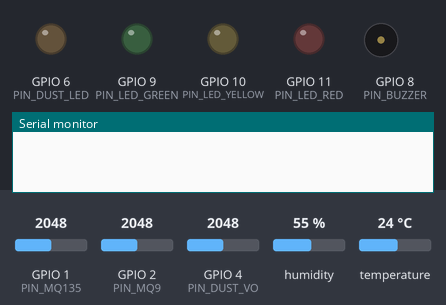
This sketch was run on a simulated ESP32-S3. On the bench: output pins drawn as LEDs (lit = HIGH), buzzer (waves = sounding, pin HIGH), the last lines printed to the serial monitor. The test bench sets the inputs (shaded band); at power-on: GPIO 1 (PIN_MQ135) = 2048, GPIO 2 (PIN_MQ9) = 2048, GPIO 4 (PIN_DUST_VO) = 2048, humidity 55 %, temperature 24 °C. WiFi joins after 1.5 s; servers stay silent unless stated; uploads are accepted with an empty reply; random numbers use the default seed unless the sketch sets one; no MQTT or app messages arrive unless stated.

Above: at 0.0 s.
At 0.8 s:
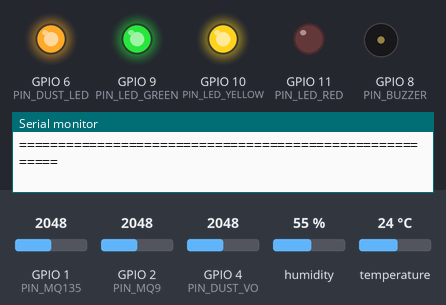
At 1.3 s:
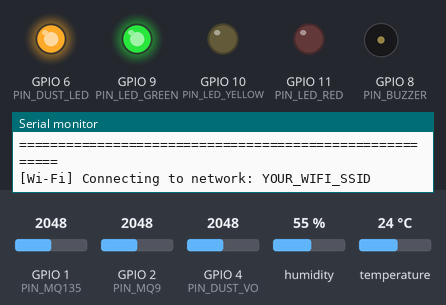
At 3.1 s:
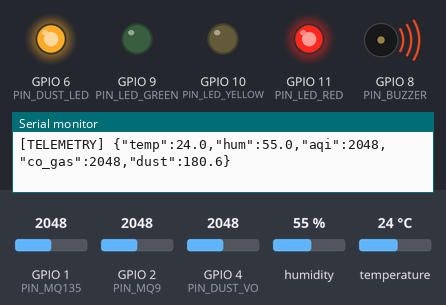
Timing chart, 0 to 4.6 s (numbered marks = the images above):
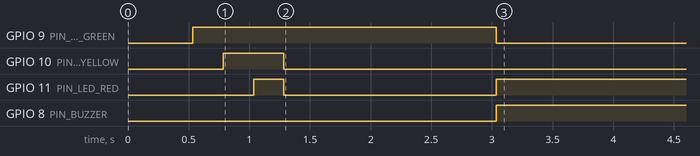

Measured:
- by itself, GPIO 9 (PIN_LED_GREEN): HIGH → LOW at 3.0 s
- by itself, GPIO 11 (PIN_LED_RED): HIGH → LOW at 1.3 s, → HIGH 1.7 s later
- by itself, GPIO 8 (PIN_BUZZER): LOW → HIGH at 3.0 s

The sketch:

esp32_airguard.ino
```cpp
/**
 * ============================================================================
 * Project: AirGuard IoT - Smart Environmental & Gas Safety Station
 * Target Microcontroller: ESP32-S3 (ESP32-S3-DevKitC-1 / WROOM-1)
 * Architecture: Dual-Sink Hybrid (MQTT Live Stream + Supabase Persistent Cloud)
 * Development Environment: Arduino IDE 2.x
 * ============================================================================
 *
 * DESCRIPTION:
 *   An all-in-one IoT edge firmware running on the dual-core ESP32-S3.
 *   This sketch implements a high-performance Dual-Sink fan-out architecture:
 *     1. SINK 1 (Hot Path - Low Latency): Publishes telemetry every 3 seconds
 *        over MQTT (port 1883) to a cloud broker for sub-100ms browser gauge animation.
 *     2. SINK 2 (Cold Path - Durable Storage): Posts telemetry every 15 seconds
 *        over HTTPS REST directly to Supabase Postgres for permanent logging
 *        and on-load chart backfill, preserving free-tier quotas and avoiding TLS lag.
 *     3. Autonomous On-Site Actuation: Evaluates pollutant thresholds locally to
 *        trigger the active acoustic buzzer and tri-color safety LEDs (Green/Yellow/Red).
 *     4. Reserved ADC1 hook (GPIO 5) for Phase 2 ME2-O2 electrochemical sensing.
 *
 * SENSOR HARDWARE PINOUT (ADC1 EXCLUSIVE FOR WI-FI COEXISTENCE):
 *   - MQ-135 Air Quality Sensor: GPIO 1 (ADC1_CH0) via 1kΩ/2kΩ divider
 *   - MQ-9 CO & Flammable Gas:   GPIO 2 (ADC1_CH1) via 1kΩ/2kΩ divider
 *   - Sharp GP2Y1010AU0F Dust:   GPIO 4 (ADC1_CH3) & GPIO 6 (Pulse Trigger)
 *   - DHT11 / DHT22 Climate:     GPIO 7 (Digital One-Wire)
 *   - Active Acoustic Buzzer:    GPIO 8 (Digital Output)
 *   - Tri-Color Safety LEDs:     GPIO 9 (Green), GPIO 10 (Yellow), GPIO 11 (Red)
 *   - [Phase 2 Reserved] O2:     GPIO 5 (ADC1_CH4)
 *
 * ACADEMIC METADATA:
 *   Course: CSE402 - Internet of Things Lab (Autumn 2026)
 *   Institution: University of Information Technology and Sciences (UITS)
 *   Department: Department of Computer Science & Engineering (CSE)
 *   Team Members:
 *     1. MD. Fahad Rahman (Team Leader) - ID: 0432320005101071
 *     2. Zannatul Nayem                 - ID: 0432320005101063
 *     3. Shafayet Hossain Shafin        - ID: 0432320005101088
 *   Batch: 54th Batch | Section: 6B1
 * ============================================================================
 */

// ============================================================================
// REQUIRED LIBRARIES
// ============================================================================
// Install via Arduino IDE Library Manager:
//   1. "PubSubClient" by Nick O'Leary (v2.8.0 or later)
//   2. "DHT sensor library" by Adafruit (v1.4.4 or later)
//   3. "Adafruit Unified Sensor" by Adafruit (dependency for DHT)
#include <WiFi.h>              // Native ESP32 Wi-Fi stack
#include <WiFiClientSecure.h>  // TLS/HTTPS client for Supabase REST API
#include <HTTPClient.h>        // HTTP REST client for Supabase POSTs
#include <PubSubClient.h>      // Lightweight MQTT client protocol library
#include <DHT.h>               // Digital temperature & humidity sensor driver

// ============================================================================
// 1. PIN DEFINITIONS & CHANNEL ALLOCATIONS (ESP32-S3)
// ============================================================================

// --- Analog Inputs (Strictly assigned to ADC1 for Wi-Fi coexistence) ---
#define PIN_MQ135        1   // ESP32-S3 GPIO 1 (ADC1_CH0): MQ-135 Air Quality Analog Voltage
#define PIN_MQ9          2   // ESP32-S3 GPIO 2 (ADC1_CH1): MQ-9 CO & Flammable Gas Analog Voltage
#define PIN_DUST_VO      4   // ESP32-S3 GPIO 4 (ADC1_CH3): Sharp GP2Y1010AU0F Analog Output (V0)
// #define PIN_O2        5   // ESP32-S3 GPIO 5 (ADC1_CH4): Reserved for Phase 2 ME2-O2 Sensor

// --- Digital Actuators & Control Pins ---
#define PIN_DUST_LED     6   // ESP32-S3 GPIO 6: Sharp GP2Y1010AU0F Optical IRED Trigger Pin
#define PIN_DHT          7   // ESP32-S3 GPIO 7: DHT11 / DHT22 Digital One-Wire Data Bus
#define PIN_BUZZER       8   // ESP32-S3 GPIO 8: Active 5V/3.3V Acoustic Buzzer Signal Pin
#define PIN_LED_GREEN    9   // ESP32-S3 GPIO 9: Green LED (Normal / Safe Atmospheric Level)
#define PIN_LED_YELLOW   10  // ESP32-S3 GPIO 10: Yellow LED (Warning / Elevated Contaminant Level)
#define PIN_LED_RED      11  // ESP32-S3 GPIO 11: Red LED (Critical Danger / Evacuate Alert)

// ============================================================================
// 2. NETWORK, MQTT BROKER & SUPABASE CONFIGURATION
// ============================================================================

// Replace with your local 2.4 GHz Wi-Fi hotspot credentials:
const char* WIFI_SSID       = "YOUR_WIFI_SSID";       // 2.4 GHz Wi-Fi Network Name
const char* WIFI_PASSWORD   = "YOUR_WIFI_PASSWORD";   // Wi-Fi Password

// --- Sink 1: MQTT Broker Configuration (Hot Path) ---
const char* MQTT_BROKER     = "broker.hivemq.com";
const int   MQTT_PORT       = 1883;                     // Standard unencrypted MQTT port
const char* MQTT_TOPIC_PUB  = "airguard/telemetry";     // Publish topic for web telemetry

// --- Sink 2: Supabase Cloud Configuration (Cold Path) ---
const char* SUPABASE_URL    = "https://zamvuyyqfwehxlnijeat.supabase.co/rest/v1/telemetry";
const char* SUPABASE_KEY    = "sb_publishable_4YDEh6TVbN9LtMtdz8QsHw_VuIT3Bpt";

// Network client objects
WiFiClient espClient;
PubSubClient mqttClient(espClient);

// ============================================================================
// 3. SENSOR CALIBRATION, CADENCE & THRESHOLD CONSTANTS
// ============================================================================

// DHT Sensor Configuration (DHT11 or DHT22)
#define DHTTYPE DHT11
DHT dht(PIN_DHT, DHTTYPE);

// Dual-Cadence Timing Scheduling:
// 1. MQTT Hot Path: Sample & publish every 3,000ms (3 seconds) for responsive dials
// 2. Supabase Cold Path: Commit to database every 15,000ms (15 seconds / every 5th cycle)
unsigned long lastSampleTime    = 0;
const unsigned long SAMPLE_INTERVAL = 3000;

unsigned long lastSupabaseTime  = 0;
const unsigned long SUPABASE_INTERVAL = 15000;

// Safety Thresholds (based on 12-bit ADC range: 0 to 4095)
const int THRESHOLD_MQ135_WARN   = 1200;  // Moderate air pollution / volatile organic vapor warning
const int THRESHOLD_MQ135_DANGER = 2000;  // Hazardous air pollution / heavy smoke danger
const int THRESHOLD_MQ9_WARN     = 1000;  // Elevated Carbon Monoxide (CO) concentration warning
const int THRESHOLD_MQ9_DANGER   = 1600;  // Dangerous CO / combustible gas leak (Immediate Alarm)

// Sharp GP2Y1010AU0F Optical Pulse Timing Constants (Microseconds)
const int DUST_SAMPLE_TIME_US    = 280;   // Wait 280µs after turning LED ON before reading ADC
const int DUST_DELTA_TIME_US     = 40;    // Remaining ON time (320µs total ON duration)
const int DUST_SLEEP_TIME_US     = 9680;  // Off duration before next cycle (10ms total period)

// ============================================================================
// 4. FUNCTION DECLARATIONS & IMPLEMENTATIONS
// ============================================================================

/**
 * @brief Connects the ESP32-S3 to the designated 2.4 GHz Wi-Fi hotspot.
 * Non-fatal: If connection fails, system continues local monitoring and alarms.
 */
void setupWiFi() {
  delay(10);
  Serial.println();
  Serial.print(F("[Wi-Fi] Connecting to network: "));
  Serial.println(WIFI_SSID);

  WiFi.mode(WIFI_STA);  // Set ESP32-S3 as a Wi-Fi Station
  WiFi.begin(WIFI_SSID, WIFI_PASSWORD);

  // Attempt connection for up to 10 seconds (20 iterations * 500ms)
  int attempts = 0;
  while (WiFi.status() != WL_CONNECTED && attempts < 20) {
    delay(500);
    Serial.print(F("."));
    attempts++;
  }

  if (WiFi.status() == WL_CONNECTED) {
    Serial.println();
    Serial.println(F("[Wi-Fi] Connection successful!"));
    Serial.print(F("[Wi-Fi] IP Address assigned: "));
    Serial.println(WiFi.localIP());
  } else {
    Serial.println();
    Serial.println(F("[Wi-Fi] Connection timed out. Running in standalone local alarm mode."));
  }
}

/**
 * @brief Connects / reconnects to the MQTT broker with a randomized client ID.
 * Non-blocking: returns promptly if broker is unreachable to avoid freezing local alarms.
 */
void reconnectMQTT() {
  if (WiFi.status() != WL_CONNECTED) return;

  if (!mqttClient.connected()) {
    Serial.print(F("[MQTT] Attempting broker connection ("));
    Serial.print(MQTT_BROKER);
    Serial.print(F(")... "));

    String clientId = "AirGuard-ESP32S3-" + String(random(0xffff), HEX);

    if (mqttClient.connect(clientId.c_str())) {
      Serial.println(F("Connected!"));
      Serial.print(F("[MQTT] Telemetry will be published to: "));
      Serial.println(MQTT_TOPIC_PUB);
    } else {
      Serial.print(F("Failed (state: "));
      Serial.print(mqttClient.state());
      Serial.println(F("). Will retry in next loop cycle."));
    }
  }
}

/**
 * @brief Posts a single telemetry reading over HTTPS REST directly to Supabase Postgres.
 * Features:
 *   - Uses WiFiClientSecure with setInsecure() for zero-overhead TLS.
 *   - Enforces a 1500ms timeout to prevent network lag from stalling buzzer/LEDs.
 *   - Sends 'Prefer: return=minimal' header to eliminate server response body transfer.
 *
 * @param jsonPayload The formatted telemetry JSON string
 */
void postToSupabase(const String& jsonPayload) {
  if (WiFi.status() != WL_CONNECTED) {
    return; // Cannot post without active Wi-Fi link
  }

  WiFiClientSecure clientSecure;
  clientSecure.setInsecure(); // Skip certificate fingerprint verification for prototype agility
  clientSecure.setTimeout(2); // 2-second socket timeout

  HTTPClient http;
  http.setTimeout(1500); // 1.5 seconds maximum HTTP transaction timeout

  if (http.begin(clientSecure, SUPABASE_URL)) {
    http.addHeader("Content-Type", "application/json");
    http.addHeader("apikey", SUPABASE_KEY);
    http.addHeader("Authorization", String("Bearer ") + SUPABASE_KEY);
    http.addHeader("Prefer", "return=minimal"); // Ask Supabase for empty 201 response

    int httpCode = http.POST(jsonPayload);

    if (httpCode == HTTP_CODE_CREATED || httpCode == HTTP_CODE_OK || httpCode == 204) {
      Serial.println(F("[Supabase] Reading committed to Postgres table (201 Created)."));
    } else {
      Serial.print(F("[Supabase] HTTP Error Code: "));
      Serial.println(httpCode);
    }
    http.end();
  } else {
    Serial.println(F("[Supabase] Unable to connect to host endpoint."));
  }
}

/**
 * @brief Executes the precision optical pulse sequence for the Sharp GP2Y1010AU0F.
 *
 * Hardware Sequence:
 *   1. Drive LED pulse pin LOW (activates optical infrared emitter diode).
 *   2. Wait exactly 280 microseconds for stable optical reflection.
 *   3. Read analog output voltage on ADC1 (GPIO 4).
 *   4. Wait 40 microseconds, then drive LED pulse pin HIGH (deactivates emitter).
 *   5. Wait 9680 microseconds (completes 10ms cycle).
 *   6. Convert raw ADC reading into particulate concentration in µg/m³.
 *
 * @return float Particulate matter dust density in µg/m³
 */
float readDustDensity() {
  // Step 1: Turn ON dust sensor IRED (Active LOW circuit)
  digitalWrite(PIN_DUST_LED, LOW);
  delayMicroseconds(DUST_SAMPLE_TIME_US);

  // Step 2: Sample analog output voltage from internal phototransistor
  int voRaw = analogRead(PIN_DUST_VO);
  delayMicroseconds(DUST_DELTA_TIME_US);

  // Step 3: Turn OFF dust sensor IRED
  digitalWrite(PIN_DUST_LED, HIGH);
  delayMicroseconds(DUST_SLEEP_TIME_US);

  // Step 4: Convert 12-bit ADC value (0-4095) to actual sensor voltage (0 - 3.3V)
  float voVoltage = voRaw * (3.3 / 4095.0);

  // Step 5: Convert voltage to dust density using Sharp's empirical linear approximation:
  // Formula: Density (mg/m³) = 0.17 * Voltage - 0.1
  // Multiply by 1000 to convert mg/m³ to µg/m³
  float dustDensity = (0.17 * voVoltage - 0.1) * 1000.0;

  // Clamp negative baseline offset to 0.0 µg/m³
  if (dustDensity < 0.0) {
    dustDensity = 0.0;
  }

  return dustDensity;
}

/**
 * @brief Evaluates sensor readings against safety limits and triggers local alarms.
 *
 * Logic Matrix:
 *   - CRITICAL DANGER: (MQ-135 > DANGER) OR (MQ-9 > DANGER)
 *     -> Red LED ON, Yellow OFF, Green OFF, Buzzer ON (Continuous Emergency Siren)
 *   - WARNING: (MQ-135 > WARN) OR (MQ-9 > WARN)
 *     -> Yellow LED ON, Red OFF, Green OFF, Buzzer OFF
 *   - SAFE / NORMAL: All parameters within safe limits
 *     -> Green LED ON, Yellow OFF, Red OFF, Buzzer OFF
 *
 * @param mq135Val 12-bit ADC reading from MQ-135 Air Quality Sensor
 * @param mq9Val   12-bit ADC reading from MQ-9 CO & Flammable Gas Sensor
 */
void updateAlarms(int mq135Val, int mq9Val) {
  bool isDanger = (mq135Val >= THRESHOLD_MQ135_DANGER) ||
                  (mq9Val >= THRESHOLD_MQ9_DANGER);

  bool isWarning = (!isDanger) &&
                   ((mq135Val >= THRESHOLD_MQ135_WARN) || (mq9Val >= THRESHOLD_MQ9_WARN));

  if (isDanger) {
    // Critical hazard condition: Activate Red LED and acoustic siren
    digitalWrite(PIN_LED_RED, HIGH);
    digitalWrite(PIN_LED_YELLOW, LOW);
    digitalWrite(PIN_LED_GREEN, LOW);
    digitalWrite(PIN_BUZZER, HIGH);
  } else if (isWarning) {
    // Elevated contaminant condition: Activate Yellow caution LED
    digitalWrite(PIN_LED_RED, LOW);
    digitalWrite(PIN_LED_YELLOW, HIGH);
    digitalWrite(PIN_LED_GREEN, LOW);
    digitalWrite(PIN_BUZZER, LOW);
  } else {
    // Normal healthy condition: Activate Green LED, silence buzzer
    digitalWrite(PIN_LED_RED, LOW);
    digitalWrite(PIN_LED_YELLOW, LOW);
    digitalWrite(PIN_LED_GREEN, HIGH);
    digitalWrite(PIN_BUZZER, LOW);
  }
}

// ============================================================================
// 5. ARDUINO SETUP ROUTINE
// ============================================================================
void setup() {
  // Initialize USB Serial interface for PC debugging & terminal logging
  Serial.begin(115200);
  delay(500); // Allow hardware USB CDC enumeration

  // Configure digital output control pins
  pinMode(PIN_DUST_LED, OUTPUT);
  pinMode(PIN_BUZZER, OUTPUT);
  pinMode(PIN_LED_GREEN, OUTPUT);
  pinMode(PIN_LED_YELLOW, OUTPUT);
  pinMode(PIN_LED_RED, OUTPUT);

  // Set initial safe actuator states
  digitalWrite(PIN_DUST_LED, HIGH); // Sharp sensor IRED is idle OFF (Active LOW)
  digitalWrite(PIN_BUZZER, LOW);     // Buzzer silenced initially

  // Configure ESP32-S3 ADC attenuation:
  // ADC_11db provides full-scale voltage measurement from 0V up to ~3.1V–3.3V
  analogSetAttenuation(ADC_11db);

  // Initialize the digital DHT climate sensor
  dht.begin();

  // Print system header banner
  Serial.println(F("\n========================================================"));
  Serial.println(F("    AirGuard IoT - ESP32-S3 Environmental Station"));
  Serial.println(F("    Architecture: Dual-Sink Hybrid (MQTT + Supabase)"));
  Serial.println(F("========================================================"));
  Serial.println(F("Processor: Dual-Core Xtensa LX7 @ 240MHz"));
  Serial.println(F("Sensors Active: MQ-135, MQ-9 (CO/Gas), Sharp Dust, DHT11"));
  Serial.println(F("Sink 1: MQTT Live Telemetry every 3 seconds"));
  Serial.println(F("Sink 2: Supabase Postgres Telemetry every 15 seconds"));
  Serial.println(F("========================================================"));

  // Perform self-test visual LED sequence upon boot
  digitalWrite(PIN_LED_GREEN, HIGH);
  delay(250);
  digitalWrite(PIN_LED_YELLOW, HIGH);
  delay(250);
  digitalWrite(PIN_LED_RED, HIGH);
  delay(250);
  digitalWrite(PIN_LED_YELLOW, LOW);
  digitalWrite(PIN_LED_RED, LOW); // Retain Green LED ON

  // Establish Wi-Fi network connectivity
  setupWiFi();

  // Configure MQTT broker endpoint and port
  mqttClient.setServer(MQTT_BROKER, MQTT_PORT);

  Serial.println(F("[SYSTEM] Initialization complete. Entering main monitoring loop.\n"));
}

// ============================================================================
// 6. ARDUINO MAIN LOOP
// ============================================================================
void loop() {
  // Maintain active Wi-Fi and MQTT connectivity
  if (WiFi.status() == WL_CONNECTED) {
    if (!mqttClient.connected()) {
      reconnectMQTT();
    }
    mqttClient.loop(); // Process incoming MQTT keep-alive packets
  }

  // --- SINK 1 (HOT PATH): Sample Sensors & Publish MQTT every 3,000ms ---
  unsigned long currentTime = millis();
  if (currentTime - lastSampleTime >= SAMPLE_INTERVAL) {
    lastSampleTime = currentTime;

    // 1. Read Climate Sensors
    float temperature = dht.readTemperature(); // Celsius
    float humidity    = dht.readHumidity();    // Relative Humidity (%)

    // Fallback validation for DHT sensor disconnections
    if (isnan(temperature) || isnan(humidity)) {
      temperature = 0.0;
      humidity    = 0.0;
    }

    // 2. Read Gas & Particulate Sensors
    int mq135Value    = analogRead(PIN_MQ135);   // 12-bit ADC reading (0 - 4095)
    int mq9Value      = analogRead(PIN_MQ9);     // 12-bit ADC reading (0 - 4095)
    float dustDensity = readDustDensity();       // Calculated dust density in µg/m³

    // 3. Evaluate Thresholds & Trigger Local Alarms
    updateAlarms(mq135Value, mq9Value);

    // 4. Serialize Structured JSON Telemetry Payload
    String jsonPayload = "{";
    jsonPayload += "\"temp\":" + String(temperature, 1) + ",";
    jsonPayload += "\"hum\":" + String(humidity, 1) + ",";
    jsonPayload += "\"aqi\":" + String(mq135Value) + ",";
    jsonPayload += "\"co_gas\":" + String(mq9Value) + ",";
    jsonPayload += "\"dust\":" + String(dustDensity, 1);
    jsonPayload += "}";

    // 5. Print to USB Serial Monitor for Debugging
    Serial.print(F("[TELEMETRY] "));
    Serial.println(jsonPayload);

    // 6. Publish Payload to Cloud MQTT Broker (Sink 1)
    if (mqttClient.connected()) {
      mqttClient.publish(MQTT_TOPIC_PUB, jsonPayload.c_str());
    }

    // --- SINK 2 (COLD PATH): Durable Storage to Supabase every 15,000ms ---
    if (currentTime - lastSupabaseTime >= SUPABASE_INTERVAL) {
      lastSupabaseTime = currentTime;
      postToSupabase(jsonPayload);
    }
  }
}
```
